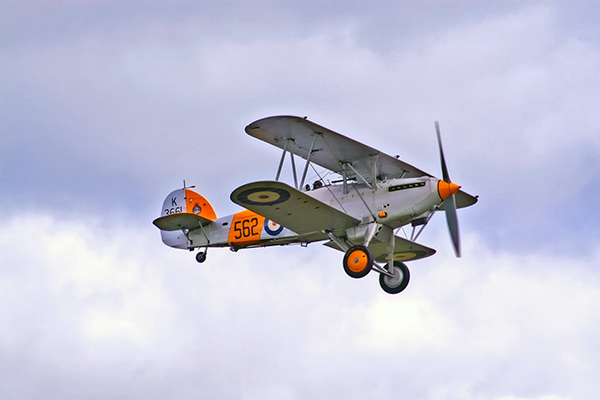
//> input picture [Book] OpenCV 4로 배우는 컴퓨터 비전과 머신 러닝/images/airplane.bmp, 600 x 400 px, given in place of the camera
$ ./Task5_canny   (built with g++ and OpenCV 4)
//> lines starting //> are read from the running program, lines starting //| are printed output that depends on the picture; after the words box and inside, x2 and y2 are one past the last pixel; in counts of white or black regions, pixels touching at a corner belong together
#include <iostream>
#include <opencv2/opencv.hpp>

using namespace std;
using namespace cv;

int main() {
	VideoCapture camera;
	camera.open(0);

	if (!camera.isOpened()) {
		cout << "♂∴♂∴♂∴ 墨皋扼 牢侥 角菩 ♂∴♂∴♂∴" << endl;
		return -1;
	}

	// BGR
	Mat frame;

	// Gray
	Mat frameGray;

	// Contour
	Mat frameSobelX;
	Mat frameSobelY;
	Mat frameCannyX;
	Mat frameCannyY;
	Mat frameCanny;
	Mat sumCanny;

	while (true) {
		camera >> frame;
//> frame is the input picture: 400 rows x 600 cols, CV_8UC3; mean B, G, R 217.1, 197.6, 196.8
		if (frame.empty()) break;

		cvtColor(frame, frameGray, COLOR_BGR2GRAY);
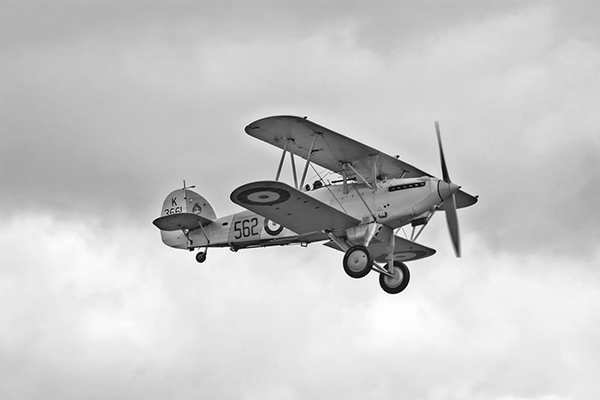
//> frameGray: 400 rows x 600 cols, CV_8UC1; min 0, max 255, mean 199.6

		// Sobel(涝仿, 免仿, 免仿屈怕(-1 == 涝仿苞 悼老), X 固盒 瞒荐(ksize焊促 累霸), Y 固盒 瞒荐(ksize焊促 累霸));
		Sobel(frameGray, frameSobelX, -1, 1, 0);
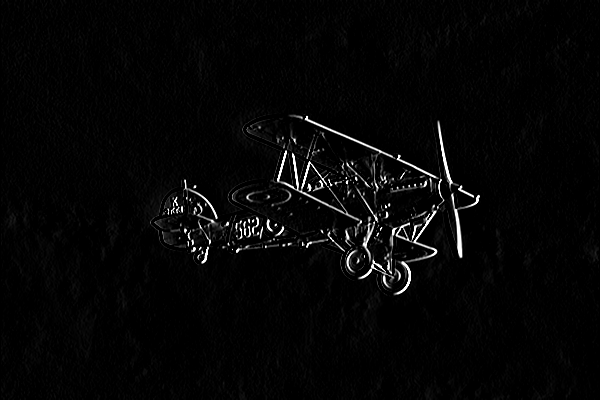
//> frameSobelX: 400 rows x 600 cols, CV_8UC1; min 0, max 255, mean 5.9
		Sobel(frameGray, frameSobelY, -1, 0, 1);
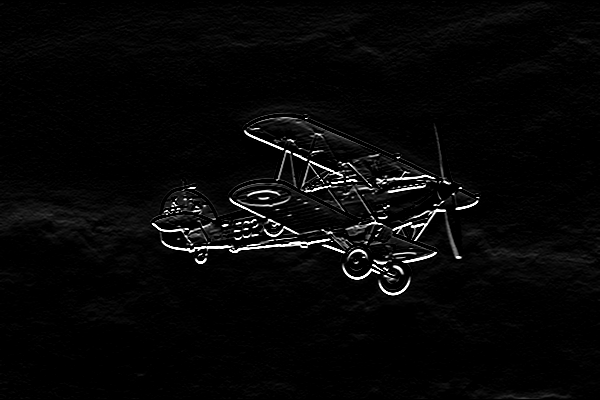
//> frameSobelY: 400 rows x 600 cols, CV_8UC1; min 0, max 255, mean 7.2
		// Canny(涝仿, 免仿, 1瞒 烙拌蔼, 2瞒 烙拌蔼);
		Canny(frameSobelX, frameCannyX, 50, 127);
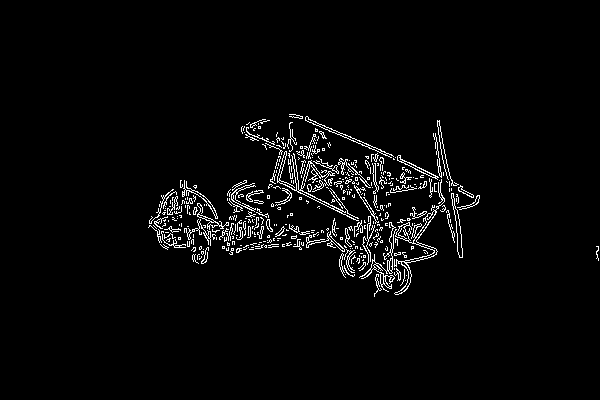
//> frameCannyX: 400 rows x 600 cols, CV_8UC1; 3.1% white in thin lines or dots, all inside (x1, y1, x2, y2) = (148, 114, 599, 297)
		Canny(frameSobelY, frameCannyY, 50, 127);
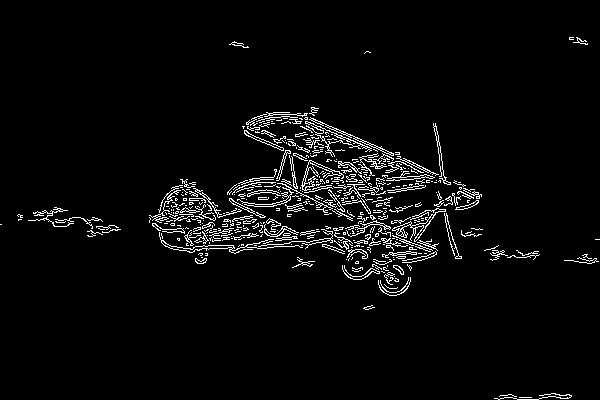
//> frameCannyY: 400 rows x 600 cols, CV_8UC1; 3.9% white in thin lines or dots
		Canny(frameGray, frameCanny, 50, 127);
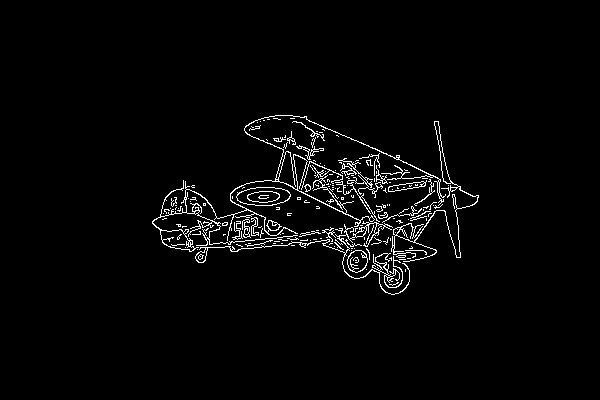
//> frameCanny: 400 rows x 600 cols, CV_8UC1; 2.6% white in thin lines or dots, all inside (x1, y1, x2, y2) = (152, 115, 479, 295)

		imshow("Display <ORIGIN>", frame);
		imshow("Display <CANNY>", frameCanny);
		imshow("Display <CANNY X>", frameCannyX);
		imshow("Display <CANNY Y>", frameCannyY);
		imshow("Display <CANNY X + Y>", frameCannyX + frameCannyY);
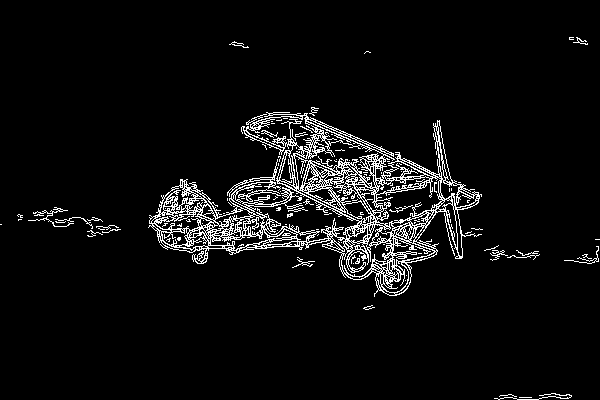
//> window 'Display <CANNY X + Y>': 400 rows x 600 cols, CV_8UC1; 5.6% white in thin lines or dots

		if (waitKey(1) == 27) break;
//> the Esc key is pressed
	}

	return 0;
}

$ run again, on [Book] OpenCV 4로 배우는 컴퓨터 비전과 머신 러닝/images/cat.bmp
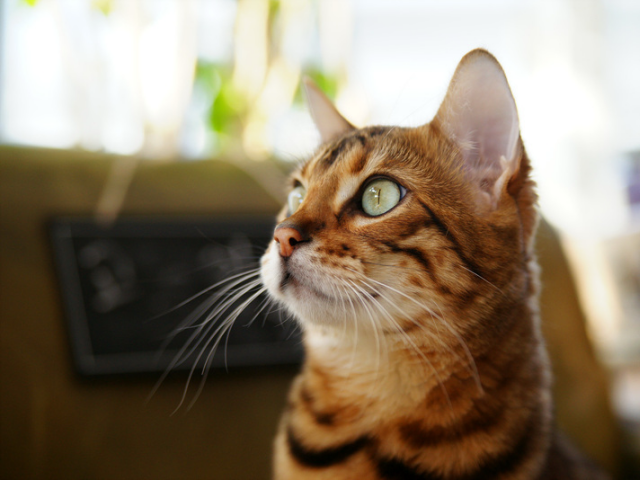
//> input picture [Book] OpenCV 4로 배우는 컴퓨터 비전과 머신 러닝/images/cat.bmp, 640 x 480 px, given in place of the camera
//> frame is the input picture: 480 rows x 640 cols, CV_8UC3; mean B, G, R 104.5, 125.6, 140.8
//> `Canny(frameSobelX, frameCannyX, 50, 127);`:
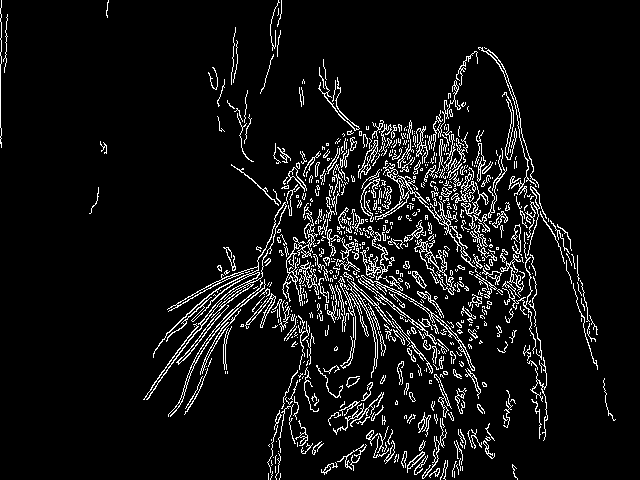
//> frameCannyX: 480 rows x 640 cols, CV_8UC1; 7.2% white in thin lines or dots
//> frameCannyY: 480 rows x 640 cols, CV_8UC1; 6.5% white in thin lines or dots, all inside (x1, y1, x2, y2) = (78, 0, 640, 480)
//> frameCanny: 480 rows x 640 cols, CV_8UC1; 5.1% white in thin lines or dots
//> `imshow("Display <CANNY X + Y>", frameCannyX + frameCannyY);`:
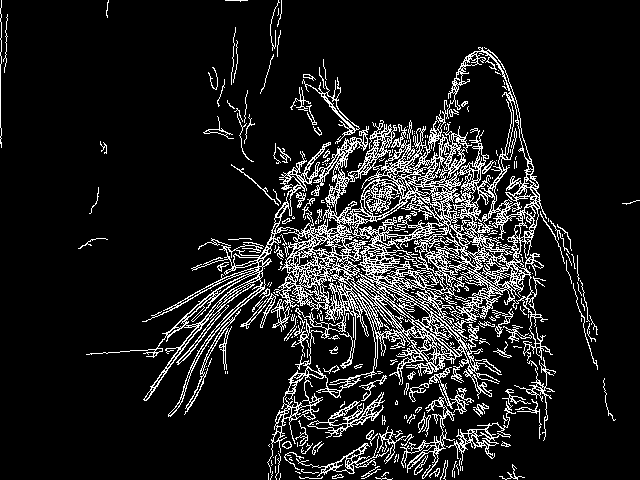
//> window 'Display <CANNY X + Y>': 480 rows x 640 cols, CV_8UC1; 11.6% white in thin lines or dots
